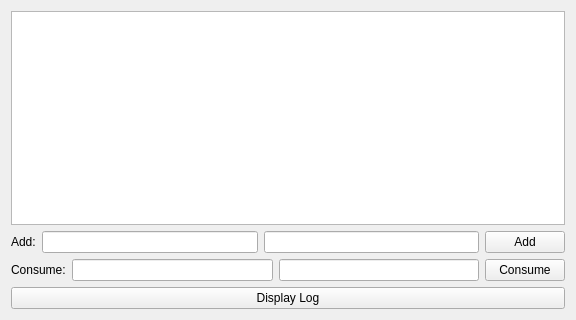
<?xml version="1.0" encoding="UTF-8"?>
<ui version="4.0">
 <class>Inventory</class>
 <widget class="QWidget" name="Inventory">
  <property name="geometry">
   <rect>
    <x>0</x>
    <y>0</y>
    <width>576</width>
    <height>320</height>
   </rect>
  </property>
  <property name="windowTitle">
   <string>Inventory</string>
  </property>
  <layout class="QVBoxLayout" name="verticalLayout">
   <item>
    <widget class="QTextEdit" name="textEdit"/>
   </item>
   <item>
    <layout class="QHBoxLayout" name="horizontalLayout">
     <item>
      <widget class="QLabel" name="label">
       <property name="text">
        <string>Add:</string>
       </property>
      </widget>
     </item>
     <item>
      <widget class="QLineEdit" name="addName"/>
     </item>
     <item>
      <widget class="QLineEdit" name="addValue"/>
     </item>
     <item>
      <widget class="QPushButton" name="addButton">
       <property name="text">
        <string>Add</string>
       </property>
      </widget>
     </item>
    </layout>
   </item>
   <item>
    <layout class="QHBoxLayout" name="horizontalLayout_2">
     <item>
      <widget class="QLabel" name="label_2">
       <property name="text">
        <string>Consume:</string>
       </property>
      </widget>
     </item>
     <item>
      <widget class="QLineEdit" name="consumeName"/>
     </item>
     <item>
      <widget class="QLineEdit" name="consumeValue"/>
     </item>
     <item>
      <widget class="QPushButton" name="consumeButton">
       <property name="text">
        <string>Consume</string>
       </property>
      </widget>
     </item>
    </layout>
   </item>
   <item>
    <widget class="QPushButton" name="displayButton">
     <property name="text">
      <string>Display Log</string>
     </property>
    </widget>
   </item>
  </layout>
 </widget>
 <layoutdefault spacing="6" margin="11"/>
 <resources/>
 <connections/>
</ui>
